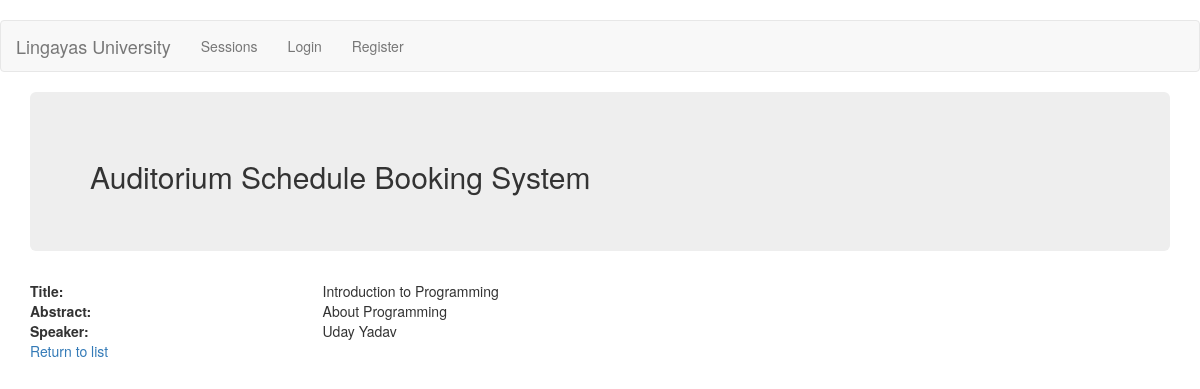
The page /sessions/1/ on the database its author committed.
### app/models.py (models this page shows, shortened)
class Sessions(models.Model):
    title=models.CharField(max_length=50)
    abstract=models.CharField(max_length=2000)
    track=models.ForeignKey(Track)
    speaker=models.ForeignKey(Speaker)
    status=models.CharField(max_length =1, choices=SESSION_STATUSES)

class Speaker(models.Model):
    name=models.CharField(max_length=40)
    title=models.CharField(max_length=50)
    bio=models.CharField(max_length=10000)
    twitter=models.CharField(max_length=16,blank=True)
    facebook=models.CharField(max_length=50,blank=True)
    def __str__(self):
        return self.name

### app/views.py (the view)
# urls.py: url(r'^sessions/(?P<pk>[0-9]+)/$',views.SessionDetail.as_view() , name='sessions_details'),
class SessionDetail(DetailView):
    model=Sessions

### app/templates/app/sessions_detail.html
﻿{% extends 'layout.html' %}
{% block content %}
	<div class="row">
		<div class="col-md-3"><strong>Title:</strong></div>
		<div class="col-md-9">{{ object.title }}</div>
	</div>
	<div class="row">
		<div class="col-md-3"><strong>Abstract:</strong></div>
		<div class="col-md-9">{{ object.abstract }}</div>
	</div>
	<div class="row">
		<div class="col-md-3"><strong>Speaker:</strong></div>
		<div class="col-md-9">{{ object.speaker }}</div>
	</div>
	<div class="row">
		<div class="col-md-3">
			<a href="{% url 'sessions_list' %}">Return to list</a>
		</div>
	</div>
{% endblock %}

### rows shown on the page
Sessions: title "Introduction to Programming", abstract "About Programming", speaker "Uday Yadav"
